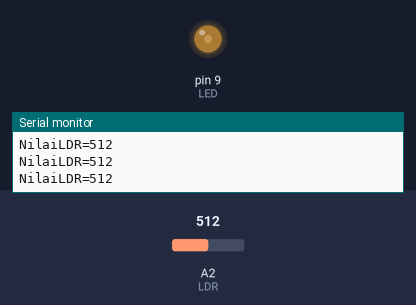
Simulated run of this sketch. Board: Arduino Uno, built with avr-gcc and run on an emulated ATmega328P. On the bench: output pins drawn as LEDs (lit = HIGH), the last lines printed to the serial monitor. The inputs (shaded band) are chosen by the test bench; at power-on: A2 (LDR) = 512.

Above: at 1.2 s.
1.3 s: A2 (LDR) set to 716
At 1.9 s:
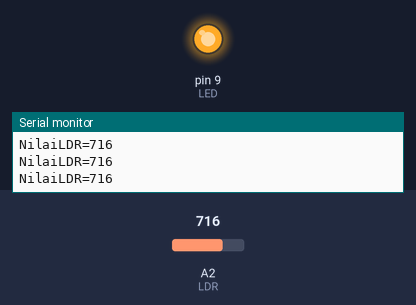
2.8 s: A2 (LDR) set to 663
5.8 s: A2 (LDR) set to 651
At 6.5 s:
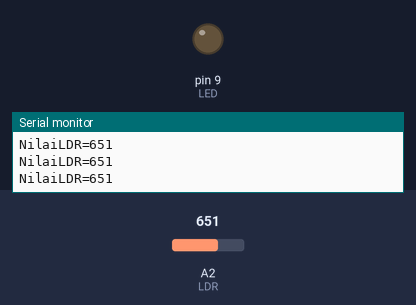
7.3 s: A2 (LDR) set to 306
At 7.6 s:
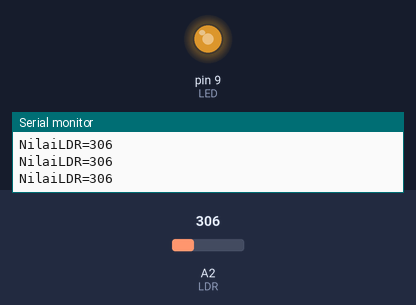
8.8 s: A2 (LDR) set to 122
At 10.0 s:
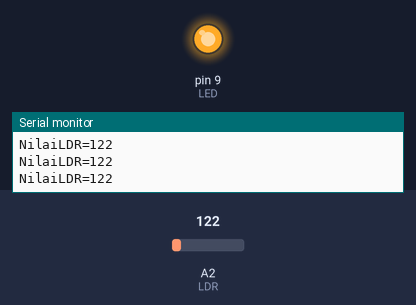
11.8 s: A2 (LDR) set to 511
At 12.8 s:
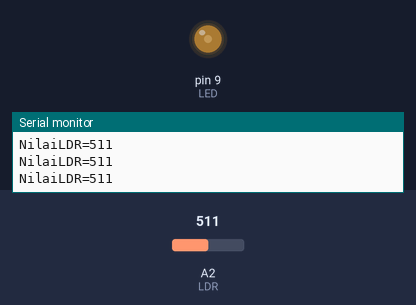
Timing chart, 0 to 14.8 s (numbered marks = the images above; inputs shaded):
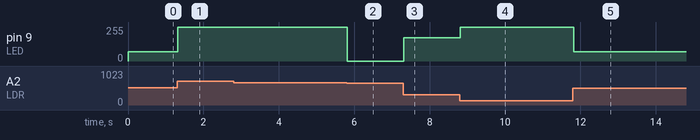

The sketch:

LDR_Latihan2.ino
```cpp
int LDR = A2;
int LED = 9;
int i = 155;
int nilaiLDR = 0; // variabel nilai awal untuk nilai LDR
void setup() {
  pinMode(LED, OUTPUT);
  pinMode(LDR, INPUT);
  Serial.begin(9600);
}

void loop() {
  int LDRValue = analogRead(LDR);
  Serial.print("NilaiLDR=");
  Serial.println(LDRValue);
  int brightness = map(LDRValue, 150, 650 , 255, 0);
  analogWrite(LED, brightness);
}
```

Measured:
- the behaviour switches between 652 and 651 on A2 (LDR) (found by bisection; images 1 and 2)
- after the input at 1.3 s, pin 9 (LED): 71/255 → 255/255 at once
- after the input at 5.8 s, pin 9 (LED): 255/255 → 0/255 at once
- after the input at 7.3 s, pin 9 (LED): 0/255 → 176/255 at once
- after the input at 8.8 s, pin 9 (LED): 176/255 → 255/255 at once
- after the input at 11.8 s, pin 9 (LED): 255/255 → 71/255 at once
